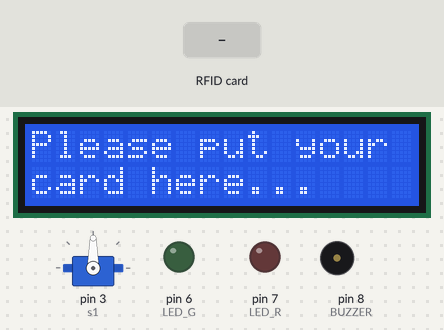
A sketch run on a simulated Arduino Uno, built with avr-gcc and run on an emulated ATmega328P. Parts: 16×2 character LCD, servo, output pins drawn as LEDs (lit = HIGH), buzzer (waves = sounding). Inputs (shaded band) come from the test bench. Pins used as bus, display or sensor lines are not drawn; what the sketch prints to the serial monitor is not drawn.

Above: at 1.3 s.
1.4 s: RFID card CA CB E9 81 held to the reader
At 2.2 s:
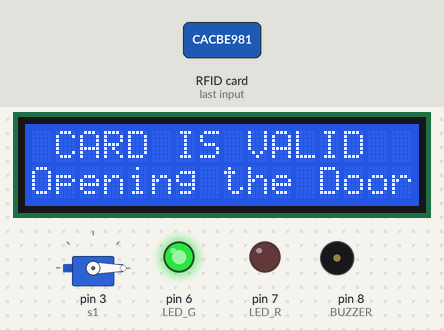
At 5.2 s:
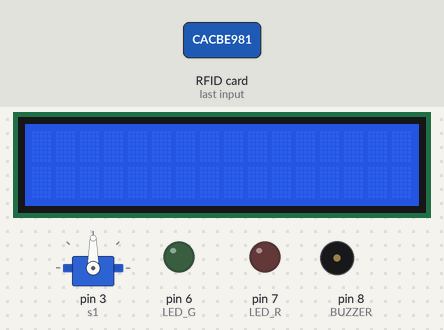
5.9 s: RFID card 5E 7A 19 C4 held to the reader
At 7.8 s:
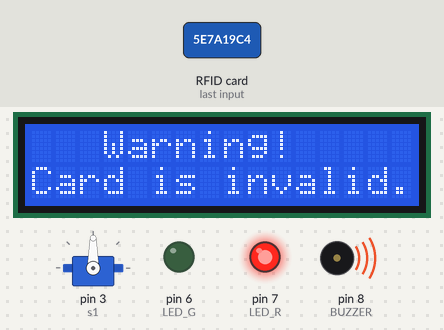
Timing chart, 0 to 10.0 s (numbered marks = the images above; inputs shaded):
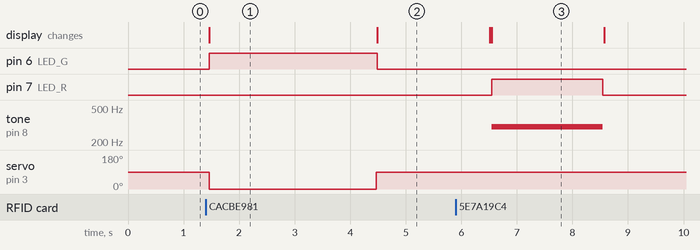

Measured:
- after the input at 1.4 s, pin 6 (LED_G): LOW → HIGH after 0.06 s, → LOW 3.0 s later; servo on pin 3 (s1): 90° → 0° after 0.06 s, → 90° 3.0 s later; the display: changes after 0.06 s (image 1)
- after the input at 5.9 s, pin 7 (LED_R): LOW → HIGH after 0.64 s, → LOW 2.0 s later; tone on pin 8 (BUZZER): silent → 300 Hz after 0.64 s, → silent 2.0 s later; the display: first differs from a run without the input after 0.64 s (image 3)
- what the display in image 1 shows lasts 3.0 s, from 1.5 s to 4.5 s

The sketch:

door_lock.ino
```cpp
#include <SPI.h>
#include <MFRC522.h>
#include <Wire.h>
#include <LiquidCrystal_I2C.h>
#include <Servo.h>
LiquidCrystal_I2C lcd(0x27,16,2);
#define SS_PIN 10
#define RST_PIN 9
#define LED_G 6
#define LED_R 7
#define BUZZER 8
MFRC522 mfrc522(SS_PIN, RST_PIN);
Servo s1;

void setup()
 {
  Serial.begin(9600);
  SPI.begin();
  lcd.init();
  lcd.backlight();
  mfrc522.PCD_Init();
  s1.attach(3); //servo pin
  pinMode(LED_G, OUTPUT);
  pinMode(LED_R, OUTPUT);
  pinMode(BUZZER, OUTPUT);
  noTone(BUZZER);

  Serial.println("Put your card to the reader...");
  Serial.println();
  lcd.setCursor(0,0);
  lcd.print("Please put your ");
  lcd.setCursor(0,1);
  lcd.print("card here...");
 }


void loop()
 {
  if ( ! mfrc522.PICC_IsNewCardPresent())  // new cards
  {
   return;
  }
  if ( ! mfrc522.PICC_ReadCardSerial()) // Select the cards
  {
   return;
  }

  Serial.print("UID tag :");  //Show UID on serial monitor
  String content= "";
  byte letter;
  for (byte i = 0; i < mfrc522.uid.size; i++)
  {
    Serial.print(mfrc522.uid.uidByte[i] < 0x10 ? " 0" : " ");
    Serial.print(mfrc522.uid.uidByte[i], HEX);
    content.concat(String(mfrc522.uid.uidByte[i] < 0x10 ? " 0" : " "));
    content.concat(String(mfrc522.uid.uidByte[i], HEX));
  }
  Serial.println();
  Serial.print("Message : ");
  content.toUpperCase();
  if (content.substring(1) == "CA CB E9 81")

  {

     Serial.println("Authorized access");
     Serial.println();
     lcd.setCursor(0,0);
     lcd.print(" CARD IS VALID      ");
     lcd.setCursor(0,1);
     lcd.print("Opening the Door   ");
     digitalWrite(LED_G, HIGH); //Green LED ON
     s1.write(0);
     delay(3000);
     s1.write(90);
     lcd.setCursor(0,1);
     lcd.print("closing the Door   ");
     lcd.clear();
     digitalWrite(LED_G, LOW);
     delay(2000);
     lcd.setCursor(0,0);
     lcd.print("Please put your");
     lcd.setCursor(0,1);
     lcd.print("card here...");
  }

  else
  {
    lcd.clear();
    Serial.println("CARD IS INVALID");
    lcd.print("   Warning!");
    lcd.setCursor(0,1);
    lcd.print("Card is invalid..");
    digitalWrite(LED_R, HIGH);
    tone(BUZZER, 300);
    delay(2000);
    digitalWrite(LED_R, LOW);
    noTone(BUZZER);
    lcd.setCursor(0,1);
    lcd.clear();
    lcd.print("Please put your");
    lcd.setCursor(0,1);
    lcd.print("card here...");

  }
 }
```
